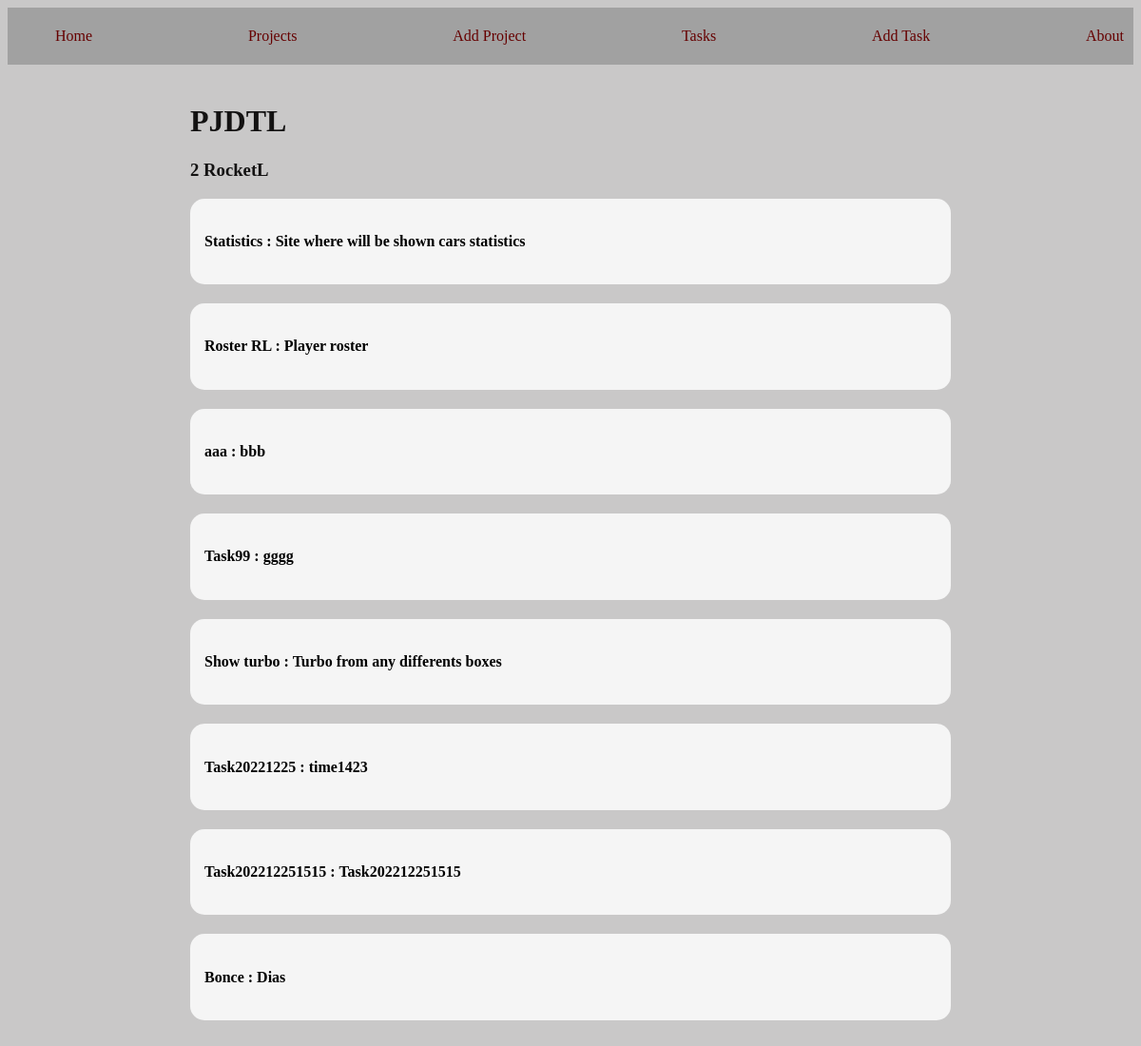
/projectdetails/2, run on the app's committed database.
### myapp/models.py (models this page shows, shortened)
class MO_project(models.Model):
    name = models.CharField(max_length=200)

class MO_task(models.Model):
    tittle = models.CharField(max_length=200)
    descrip = models.TextField()
    project = models.ForeignKey(MO_project, on_delete=models.CASCADE)
    state = models.BooleanField(default=False)

### myapp/views.py (the view)
# urls.py: path('projectdetails/<int:id_pj>', vw.VW_projectdetails, name='URL_projectdetails'),
def VW_projectdetails(request, id_pj):
    OB_projectdetails = get_object_or_404(MO_project, id=id_pj)
    OB_rel_tasks = MO_task.objects.filter(project_id=id_pj)#.order_by('title')
    return render(request, 'projects/projectdetails.html', {
        'project': OB_projectdetails,
        'rel_tasks': OB_rel_tasks
    })

### myapp/templates/projects/projectdetails.html
{% extends 'layouts/base.html'%}
{% block content %}
    <h1>PJDTL</h1>
    <h3>{{ project.id }} {{ project.name }}</h3>
    {% for task in rel_tasks %}
        <div class="card">
            <h4>{{ task.tittle }} : {{ task.descrip }}</h4>
        </div>
    {% endfor %}
{% endblock %}

### myapp/static/css/main.css (style rules this page uses)
body { background: #c9c8c8; color: rgb(19, 18, 18); }
.card { background: whitesmoke; color: #000; border-radius: 15px; padding: 15px; margin-bottom: 20px; }

### data on the page
MO_project: id "2", name "RocketL"
MO_task: tittle "Statistics", descrip "Site where will be shown cars statistics"
MO_task: tittle "Roster RL", descrip "Player roster"
MO_task: tittle "aaa", descrip "bbb"
MO_task: tittle "Task99", descrip "gggg"
MO_task: tittle "Show turbo", descrip "Turbo from any differents boxes"
MO_task: tittle "Task20221225", descrip "time1423"
MO_task: tittle "Task202212251515", descrip "Task202212251515"
MO_task: tittle "Bonce", descrip "Dias"
